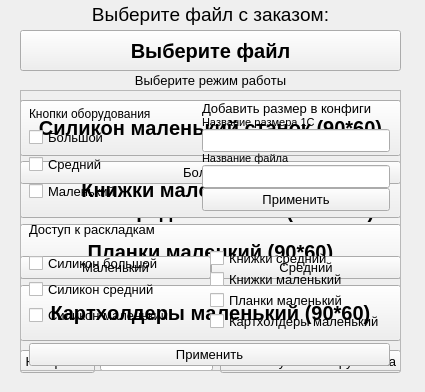
<?xml version="1.0" encoding="UTF-8"?>
<ui version="4.0">
 <class>PrintHelper</class>
 <widget class="QWidget" name="PrintHelper">
  <property name="geometry">
   <rect>
    <x>0</x>
    <y>0</y>
    <width>425</width>
    <height>392</height>
   </rect>
  </property>
  <property name="sizePolicy">
   <sizepolicy hsizetype="MinimumExpanding" vsizetype="Minimum">
    <horstretch>0</horstretch>
    <verstretch>0</verstretch>
   </sizepolicy>
  </property>
  <property name="font">
   <font>
    <pointsize>10</pointsize>
    <bold>false</bold>
    <stylestrategy>PreferDefault</stylestrategy>
    <kerning>false</kerning>
   </font>
  </property>
  <property name="windowTitle">
   <string>Print Helper</string>
  </property>
  <property name="styleSheet">
   <string notr="true"/>
  </property>
  <widget class="QPushButton" name="selectFileButt">
   <property name="geometry">
    <rect>
     <x>20</x>
     <y>30</y>
     <width>381</width>
     <height>41</height>
    </rect>
   </property>
   <property name="font">
    <font>
     <pointsize>15</pointsize>
     <bold>true</bold>
     <stylestrategy>PreferDefault</stylestrategy>
     <kerning>false</kerning>
    </font>
   </property>
   <property name="styleSheet">
    <string notr="true"/>
   </property>
   <property name="text">
    <string>Выберите файл</string>
   </property>
  </widget>
  <widget class="QLabel" name="label">
   <property name="geometry">
    <rect>
     <x>20</x>
     <y>-1</y>
     <width>381</width>
     <height>31</height>
    </rect>
   </property>
   <property name="font">
    <font>
     <pointsize>14</pointsize>
     <bold>false</bold>
     <stylestrategy>PreferDefault</stylestrategy>
     <kerning>false</kerning>
    </font>
   </property>
   <property name="layoutDirection">
    <enum>Qt::LeftToRight</enum>
   </property>
   <property name="text">
    <string>Выберите файл с заказом:</string>
   </property>
   <property name="alignment">
    <set>Qt::AlignCenter</set>
   </property>
  </widget>
  <widget class="QLabel" name="label_2">
   <property name="geometry">
    <rect>
     <x>20</x>
     <y>70</y>
     <width>381</width>
     <height>21</height>
    </rect>
   </property>
   <property name="font">
    <font>
     <pointsize>10</pointsize>
     <bold>false</bold>
     <stylestrategy>PreferDefault</stylestrategy>
     <kerning>false</kerning>
    </font>
   </property>
   <property name="layoutDirection">
    <enum>Qt::LeftToRight</enum>
   </property>
   <property name="frameShape">
    <enum>QFrame::NoFrame</enum>
   </property>
   <property name="text">
    <string>Выберите режим работы</string>
   </property>
   <property name="alignment">
    <set>Qt::AlignCenter</set>
   </property>
  </widget>
  <widget class="QFrame" name="frameSmall">
   <property name="geometry">
    <rect>
     <x>20</x>
     <y>100</y>
     <width>381</width>
     <height>251</height>
    </rect>
   </property>
   <property name="font">
    <font>
     <pointsize>15</pointsize>
     <bold>true</bold>
     <stylestrategy>PreferDefault</stylestrategy>
     <kerning>false</kerning>
    </font>
   </property>
   <property name="frameShape">
    <enum>QFrame::NoFrame</enum>
   </property>
   <property name="frameShadow">
    <enum>QFrame::Sunken</enum>
   </property>
   <property name="midLineWidth">
    <number>0</number>
   </property>
   <widget class="QWidget" name="verticalLayoutWidget_3">
    <property name="geometry">
     <rect>
      <x>0</x>
      <y>0</y>
      <width>381</width>
      <height>241</height>
     </rect>
    </property>
    <layout class="QVBoxLayout" name="verticalLayout_3">
     <item>
      <widget class="QPushButton" name="smallButt">
       <property name="enabled">
        <bool>true</bool>
       </property>
       <property name="sizePolicy">
        <sizepolicy hsizetype="Minimum" vsizetype="Minimum">
         <horstretch>0</horstretch>
         <verstretch>0</verstretch>
        </sizepolicy>
       </property>
       <property name="text">
        <string>Силикон маленький станок (90*60)</string>
       </property>
      </widget>
     </item>
     <item>
      <widget class="QPushButton" name="smallButtBooks">
       <property name="enabled">
        <bool>true</bool>
       </property>
       <property name="sizePolicy">
        <sizepolicy hsizetype="Minimum" vsizetype="Minimum">
         <horstretch>0</horstretch>
         <verstretch>0</verstretch>
        </sizepolicy>
       </property>
       <property name="text">
        <string>Книжки маленький (90*60)</string>
       </property>
      </widget>
     </item>
     <item>
      <widget class="QPushButton" name="smallButtPlastins">
       <property name="enabled">
        <bool>true</bool>
       </property>
       <property name="sizePolicy">
        <sizepolicy hsizetype="Minimum" vsizetype="Minimum">
         <horstretch>0</horstretch>
         <verstretch>0</verstretch>
        </sizepolicy>
       </property>
       <property name="text">
        <string>Планки маленкий (90*60)</string>
       </property>
      </widget>
     </item>
     <item>
      <widget class="QPushButton" name="smallButtCartholders">
       <property name="enabled">
        <bool>true</bool>
       </property>
       <property name="sizePolicy">
        <sizepolicy hsizetype="Minimum" vsizetype="Minimum">
         <horstretch>0</horstretch>
         <verstretch>0</verstretch>
        </sizepolicy>
       </property>
       <property name="text">
        <string>Картхолдеры маленький (90*60)</string>
       </property>
      </widget>
     </item>
    </layout>
   </widget>
  </widget>
  <widget class="QFrame" name="frameBig">
   <property name="geometry">
    <rect>
     <x>20</x>
     <y>100</y>
     <width>381</width>
     <height>71</height>
    </rect>
   </property>
   <property name="frameShape">
    <enum>QFrame::NoFrame</enum>
   </property>
   <property name="frameShadow">
    <enum>QFrame::Sunken</enum>
   </property>
   <property name="lineWidth">
    <number>1</number>
   </property>
   <widget class="QWidget" name="verticalLayoutWidget">
    <property name="geometry">
     <rect>
      <x>0</x>
      <y>0</y>
      <width>381</width>
      <height>77</height>
     </rect>
    </property>
    <layout class="QVBoxLayout" name="verticalLayout" stretch="0">
     <property name="spacing">
      <number>8</number>
     </property>
     <property name="sizeConstraint">
      <enum>QLayout::SetDefaultConstraint</enum>
     </property>
     <property name="leftMargin">
      <number>0</number>
     </property>
     <property name="topMargin">
      <number>4</number>
     </property>
     <property name="rightMargin">
      <number>0</number>
     </property>
     <property name="bottomMargin">
      <number>4</number>
     </property>
     <item>
      <widget class="QPushButton" name="bigButt">
       <property name="enabled">
        <bool>true</bool>
       </property>
       <property name="sizePolicy">
        <sizepolicy hsizetype="Minimum" vsizetype="Minimum">
         <horstretch>0</horstretch>
         <verstretch>0</verstretch>
        </sizepolicy>
       </property>
       <property name="font">
        <font>
         <pointsize>14</pointsize>
         <bold>true</bold>
         <stylestrategy>PreferDefault</stylestrategy>
         <kerning>false</kerning>
        </font>
       </property>
       <property name="text">
        <string>Силикон большой станок (3*2)</string>
       </property>
       <property name="iconSize">
        <size>
         <width>32</width>
         <height>32</height>
        </size>
       </property>
       <property name="flat">
        <bool>false</bool>
       </property>
      </widget>
     </item>
    </layout>
   </widget>
  </widget>
  <widget class="QFrame" name="frameMed">
   <property name="geometry">
    <rect>
     <x>20</x>
     <y>100</y>
     <width>381</width>
     <height>141</height>
    </rect>
   </property>
   <property name="frameShape">
    <enum>QFrame::NoFrame</enum>
   </property>
   <property name="frameShadow">
    <enum>QFrame::Raised</enum>
   </property>
   <widget class="QWidget" name="verticalLayoutWidget_2">
    <property name="geometry">
     <rect>
      <x>0</x>
      <y>0</y>
      <width>381</width>
      <height>146</height>
     </rect>
    </property>
    <layout class="QVBoxLayout" name="verticalLayout_2">
     <property name="sizeConstraint">
      <enum>QLayout::SetMinimumSize</enum>
     </property>
     <item>
      <widget class="QPushButton" name="medButt">
       <property name="enabled">
        <bool>true</bool>
       </property>
       <property name="sizePolicy">
        <sizepolicy hsizetype="Minimum" vsizetype="Minimum">
         <horstretch>0</horstretch>
         <verstretch>0</verstretch>
        </sizepolicy>
       </property>
       <property name="font">
        <font>
         <pointsize>15</pointsize>
         <bold>true</bold>
         <stylestrategy>PreferDefault</stylestrategy>
         <kerning>false</kerning>
        </font>
       </property>
       <property name="text">
        <string>Ссиликон средний станок (105*160)</string>
       </property>
      </widget>
     </item>
     <item>
      <widget class="QPushButton" name="medButtBooks">
       <property name="enabled">
        <bool>true</bool>
       </property>
       <property name="sizePolicy">
        <sizepolicy hsizetype="Minimum" vsizetype="Minimum">
         <horstretch>0</horstretch>
         <verstretch>0</verstretch>
        </sizepolicy>
       </property>
       <property name="font">
        <font>
         <pointsize>15</pointsize>
         <bold>true</bold>
         <stylestrategy>PreferDefault</stylestrategy>
         <kerning>false</kerning>
        </font>
       </property>
       <property name="text">
        <string>Книжки средний станок (105*160)</string>
       </property>
      </widget>
     </item>
    </layout>
   </widget>
  </widget>
  <widget class="QFrame" name="frameMain">
   <property name="geometry">
    <rect>
     <x>20</x>
     <y>90</y>
     <width>381</width>
     <height>261</height>
    </rect>
   </property>
   <property name="sizePolicy">
    <sizepolicy hsizetype="Fixed" vsizetype="Fixed">
     <horstretch>0</horstretch>
     <verstretch>0</verstretch>
    </sizepolicy>
   </property>
   <property name="frameShape">
    <enum>QFrame::NoFrame</enum>
   </property>
   <property name="frameShadow">
    <enum>QFrame::Raised</enum>
   </property>
   <widget class="QWidget" name="verticalLayoutWidget_5">
    <property name="geometry">
     <rect>
      <x>0</x>
      <y>5</y>
      <width>381</width>
      <height>251</height>
     </rect>
    </property>
    <layout class="QVBoxLayout" name="verticalLayout_5">
     <item>
      <widget class="QPushButton" name="bigButtInt">
       <property name="styleSheet">
        <string notr="true"/>
       </property>
       <property name="text">
        <string>Большой</string>
       </property>
       <property name="iconSize">
        <size>
         <width>236</width>
         <height>130</height>
        </size>
       </property>
       <property name="shortcut">
        <string/>
       </property>
      </widget>
     </item>
     <item>
      <layout class="QHBoxLayout" name="horizontalLayout">
       <property name="spacing">
        <number>0</number>
       </property>
       <item>
        <widget class="QPushButton" name="smallButtInt">
         <property name="enabled">
          <bool>true</bool>
         </property>
         <property name="palette">
          <palette>
           <active>
            <colorrole role="Highlight">
             <brush brushstyle="SolidPattern">
              <color alpha="255">
               <red>0</red>
               <green>120</green>
               <blue>215</blue>
              </color>
             </brush>
            </colorrole>
           </active>
           <inactive>
            <colorrole role="Highlight">
             <brush brushstyle="SolidPattern">
              <color alpha="255">
               <red>240</red>
               <green>240</green>
               <blue>240</blue>
              </color>
             </brush>
            </colorrole>
           </inactive>
           <disabled>
            <colorrole role="Highlight">
             <brush brushstyle="SolidPattern">
              <color alpha="255">
               <red>0</red>
               <green>120</green>
               <blue>215</blue>
              </color>
             </brush>
            </colorrole>
           </disabled>
          </palette>
         </property>
         <property name="styleSheet">
          <string notr="true"/>
         </property>
         <property name="text">
          <string>Маленький</string>
         </property>
         <property name="iconSize">
          <size>
           <width>112</width>
           <height>200</height>
          </size>
         </property>
        </widget>
       </item>
       <item>
        <widget class="QPushButton" name="medButtInt">
         <property name="palette">
          <palette>
           <active>
            <colorrole role="Highlight">
             <brush brushstyle="SolidPattern">
              <color alpha="255">
               <red>0</red>
               <green>120</green>
               <blue>215</blue>
              </color>
             </brush>
            </colorrole>
           </active>
           <inactive>
            <colorrole role="Highlight">
             <brush brushstyle="SolidPattern">
              <color alpha="255">
               <red>240</red>
               <green>240</green>
               <blue>240</blue>
              </color>
             </brush>
            </colorrole>
           </inactive>
           <disabled>
            <colorrole role="Highlight">
             <brush brushstyle="SolidPattern">
              <color alpha="255">
               <red>0</red>
               <green>120</green>
               <blue>215</blue>
              </color>
             </brush>
            </colorrole>
           </disabled>
          </palette>
         </property>
         <property name="styleSheet">
          <string notr="true"/>
         </property>
         <property name="text">
          <string>Средний</string>
         </property>
         <property name="iconSize">
          <size>
           <width>119</width>
           <height>200</height>
          </size>
         </property>
        </widget>
       </item>
      </layout>
     </item>
    </layout>
   </widget>
  </widget>
  <widget class="QPushButton" name="mainPageButt">
   <property name="geometry">
    <rect>
     <x>220</x>
     <y>350</y>
     <width>181</width>
     <height>23</height>
    </rect>
   </property>
   <property name="text">
    <string>На главную к выбору станка</string>
   </property>
  </widget>
  <widget class="QFrame" name="frameSettings">
   <property name="geometry">
    <rect>
     <x>20</x>
     <y>90</y>
     <width>381</width>
     <height>281</height>
    </rect>
   </property>
   <property name="sizePolicy">
    <sizepolicy hsizetype="Fixed" vsizetype="Fixed">
     <horstretch>0</horstretch>
     <verstretch>0</verstretch>
    </sizepolicy>
   </property>
   <property name="frameShape">
    <enum>QFrame::StyledPanel</enum>
   </property>
   <property name="frameShadow">
    <enum>QFrame::Raised</enum>
   </property>
   <widget class="QWidget" name="verticalLayoutWidget_4">
    <property name="geometry">
     <rect>
      <x>9</x>
      <y>0</y>
      <width>361</width>
      <height>291</height>
     </rect>
    </property>
    <layout class="QVBoxLayout" name="verticalLayout_4">
     <property name="spacing">
      <number>0</number>
     </property>
     <property name="leftMargin">
      <number>0</number>
     </property>
     <property name="topMargin">
      <number>0</number>
     </property>
     <property name="rightMargin">
      <number>0</number>
     </property>
     <property name="bottomMargin">
      <number>0</number>
     </property>
     <item>
      <layout class="QHBoxLayout" name="horizontalLayout_2">
       <property name="spacing">
        <number>12</number>
       </property>
       <property name="sizeConstraint">
        <enum>QLayout::SetFixedSize</enum>
       </property>
       <property name="bottomMargin">
        <number>0</number>
       </property>
       <item>
        <layout class="QVBoxLayout" name="verticalLayout_6">
         <property name="spacing">
          <number>0</number>
         </property>
         <property name="rightMargin">
          <number>0</number>
         </property>
         <property name="bottomMargin">
          <number>0</number>
         </property>
         <item>
          <widget class="QLabel" name="label_3">
           <property name="sizePolicy">
            <sizepolicy hsizetype="Fixed" vsizetype="Fixed">
             <horstretch>0</horstretch>
             <verstretch>0</verstretch>
            </sizepolicy>
           </property>
           <property name="font">
            <font>
             <pointsize>9</pointsize>
             <bold>false</bold>
             <stylestrategy>PreferDefault</stylestrategy>
             <kerning>false</kerning>
            </font>
           </property>
           <property name="text">
            <string>Кнопки оборудования</string>
           </property>
          </widget>
         </item>
         <item>
          <widget class="QCheckBox" name="bigAcsButt">
           <property name="text">
            <string>Большой</string>
           </property>
          </widget>
         </item>
         <item>
          <widget class="QCheckBox" name="medAcsButt">
           <property name="text">
            <string>Средний</string>
           </property>
          </widget>
         </item>
         <item>
          <widget class="QCheckBox" name="smallAcsButt">
           <property name="text">
            <string>Маленький</string>
           </property>
          </widget>
         </item>
        </layout>
       </item>
       <item>
        <layout class="QVBoxLayout" name="verticalLayout_8">
         <property name="spacing">
          <number>0</number>
         </property>
         <property name="sizeConstraint">
          <enum>QLayout::SetFixedSize</enum>
         </property>
         <property name="leftMargin">
          <number>39</number>
         </property>
         <property name="rightMargin">
          <number>0</number>
         </property>
         <property name="bottomMargin">
          <number>0</number>
         </property>
         <item>
          <widget class="QLabel" name="label_5">
           <property name="sizePolicy">
            <sizepolicy hsizetype="Fixed" vsizetype="Fixed">
             <horstretch>0</horstretch>
             <verstretch>0</verstretch>
            </sizepolicy>
           </property>
           <property name="text">
            <string>Добавить размер в конфиги</string>
           </property>
          </widget>
         </item>
         <item>
          <widget class="QLabel" name="label_6">
           <property name="sizePolicy">
            <sizepolicy hsizetype="Fixed" vsizetype="Fixed">
             <horstretch>0</horstretch>
             <verstretch>0</verstretch>
            </sizepolicy>
           </property>
           <property name="font">
            <font>
             <pointsize>8</pointsize>
             <bold>false</bold>
             <stylestrategy>PreferDefault</stylestrategy>
             <kerning>false</kerning>
            </font>
           </property>
           <property name="text">
            <string>Название размера 1С</string>
           </property>
          </widget>
         </item>
         <item>
          <widget class="QLineEdit" name="lineEdit"/>
         </item>
         <item>
          <widget class="QLabel" name="label_7">
           <property name="sizePolicy">
            <sizepolicy hsizetype="Fixed" vsizetype="Fixed">
             <horstretch>0</horstretch>
             <verstretch>0</verstretch>
            </sizepolicy>
           </property>
           <property name="font">
            <font>
             <pointsize>8</pointsize>
             <bold>false</bold>
             <stylestrategy>PreferDefault</stylestrategy>
             <kerning>false</kerning>
            </font>
           </property>
           <property name="text">
            <string>Название файла</string>
           </property>
          </widget>
         </item>
         <item>
          <widget class="QLineEdit" name="lineEdit_2"/>
         </item>
         <item>
          <widget class="QPushButton" name="addSizeButt">
           <property name="text">
            <string>Применить</string>
           </property>
          </widget>
         </item>
        </layout>
       </item>
      </layout>
     </item>
     <item>
      <widget class="QLabel" name="label_4">
       <property name="sizePolicy">
        <sizepolicy hsizetype="Minimum" vsizetype="Fixed">
         <horstretch>0</horstretch>
         <verstretch>0</verstretch>
        </sizepolicy>
       </property>
       <property name="text">
        <string>Доступ к раскладкам</string>
       </property>
      </widget>
     </item>
     <item>
      <layout class="QHBoxLayout" name="horizontalLayout_3">
       <item>
        <layout class="QVBoxLayout" name="verticalLayout_7">
         <property name="spacing">
          <number>0</number>
         </property>
         <item>
          <widget class="QCheckBox" name="bigSilAcsButt">
           <property name="text">
            <string>Силикон большой</string>
           </property>
          </widget>
         </item>
         <item>
          <widget class="QCheckBox" name="medSilAcsButt">
           <property name="text">
            <string>Силикон средний</string>
           </property>
          </widget>
         </item>
         <item>
          <widget class="QCheckBox" name="smallSilAcsButt">
           <property name="text">
            <string>Силикон маленький</string>
           </property>
          </widget>
         </item>
        </layout>
       </item>
       <item>
        <layout class="QVBoxLayout" name="verticalLayout_9">
         <property name="spacing">
          <number>0</number>
         </property>
         <item>
          <widget class="QCheckBox" name="medBkAcsButt">
           <property name="text">
            <string>Книжки средний</string>
           </property>
          </widget>
         </item>
         <item>
          <widget class="QCheckBox" name="smallBkAcsButt">
           <property name="text">
            <string>Книжки маленький</string>
           </property>
          </widget>
         </item>
         <item>
          <widget class="QCheckBox" name="smallPlAcsButt">
           <property name="text">
            <string>Планки маленький</string>
           </property>
          </widget>
         </item>
         <item>
          <widget class="QCheckBox" name="sallHldAcsButt">
           <property name="text">
            <string>Картхолдеры маленький</string>
           </property>
          </widget>
         </item>
        </layout>
       </item>
      </layout>
     </item>
     <item>
      <widget class="QPushButton" name="applySettButt">
       <property name="text">
        <string>Применить</string>
       </property>
      </widget>
     </item>
    </layout>
   </widget>
  </widget>
  <widget class="QPushButton" name="settButt">
   <property name="geometry">
    <rect>
     <x>20</x>
     <y>350</y>
     <width>75</width>
     <height>23</height>
    </rect>
   </property>
   <property name="text">
    <string>Настройки</string>
   </property>
  </widget>
  <widget class="QLineEdit" name="lineEditPass">
   <property name="geometry">
    <rect>
     <x>100</x>
     <y>351</y>
     <width>113</width>
     <height>20</height>
    </rect>
   </property>
   <property name="inputMethodHints">
    <set>Qt::ImhHiddenText</set>
   </property>
  </widget>
  <zorder>selectFileButt</zorder>
  <zorder>label</zorder>
  <zorder>label_2</zorder>
  <zorder>mainPageButt</zorder>
  <zorder>frameBig</zorder>
  <zorder>frameMed</zorder>
  <zorder>frameSmall</zorder>
  <zorder>frameMain</zorder>
  <zorder>settButt</zorder>
  <zorder>lineEditPass</zorder>
  <zorder>frameSettings</zorder>
 </widget>
 <resources/>
 <connections/>
</ui>
